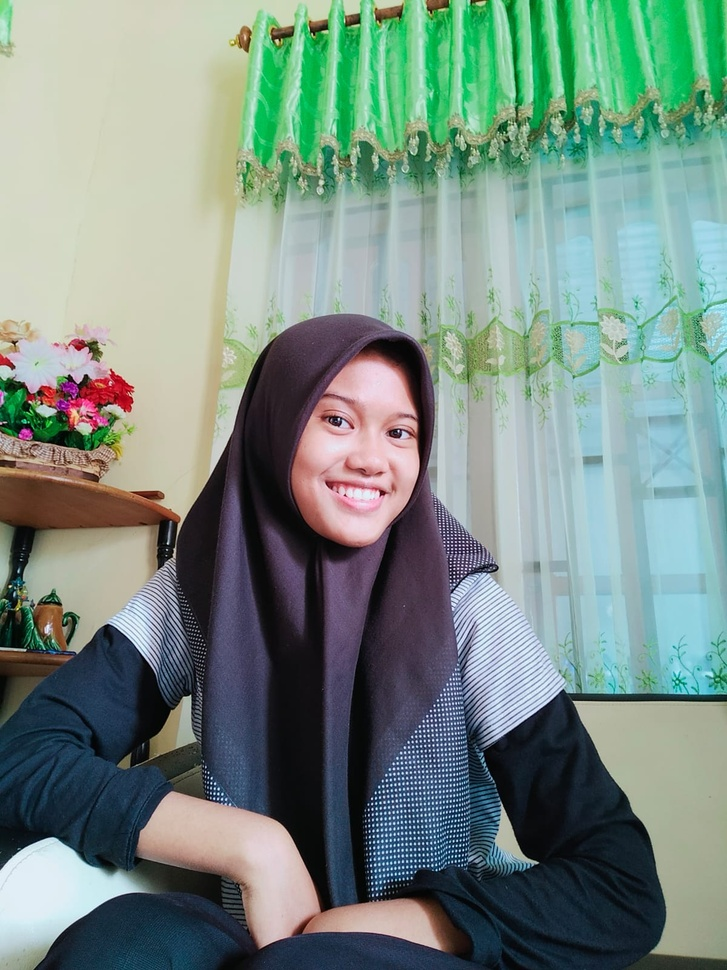
#> input picture nisa.jpg, 727 x 970 px, shrunk from 1200 x 1600 before the run
$ python negatif.py
#> lines starting #> are read from the running program, lines starting #| are printed output that depends on the picture
import cv2

img = cv2.imread("nisa.jpg", 0)
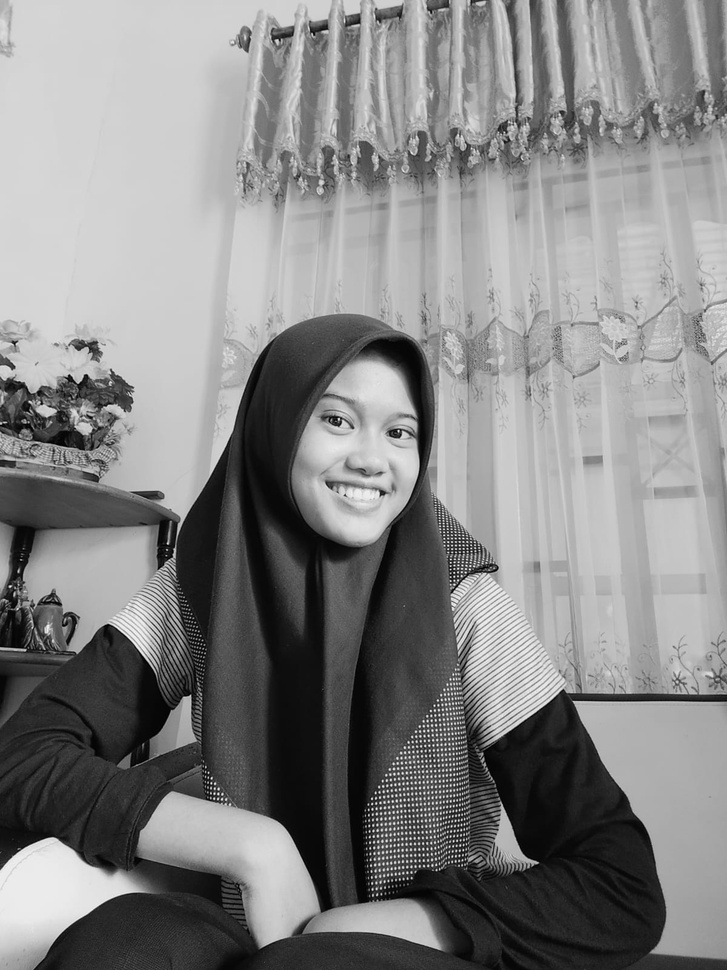
#> img: shape (970, 727); min 0, max 255, mean 133

img_1 = 255 - img
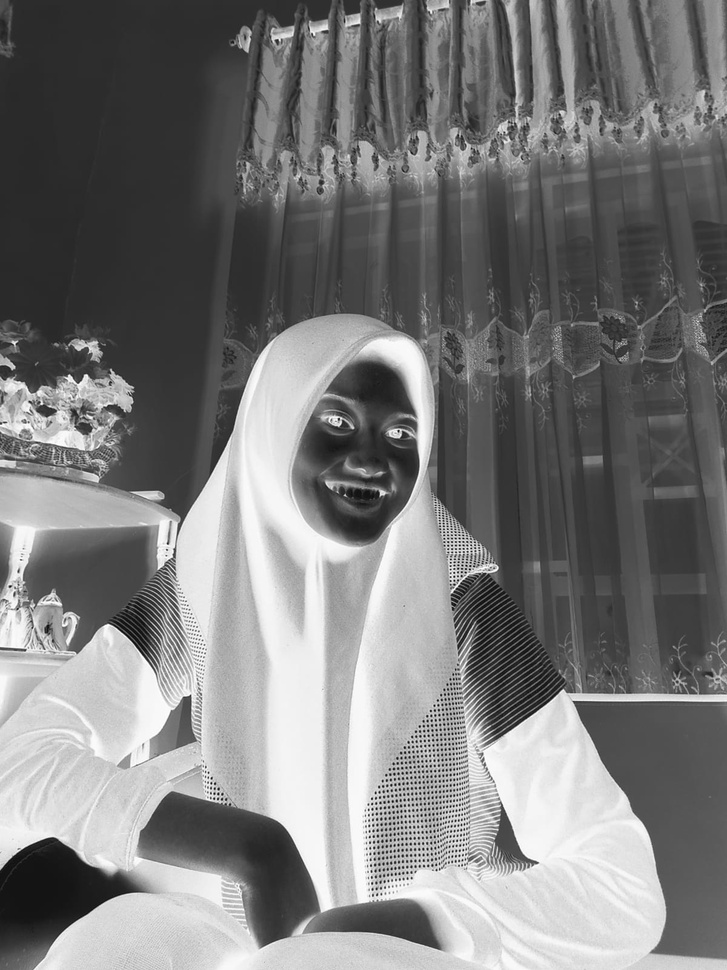
#> img_1: shape (970, 727); min 0, max 255, mean 122

cv2.imshow("Gambar Original", img)
cv2.imshow("Gambar Negatif", img_1)

cv2.waitKey(0)
cv2.destroyWindow()
